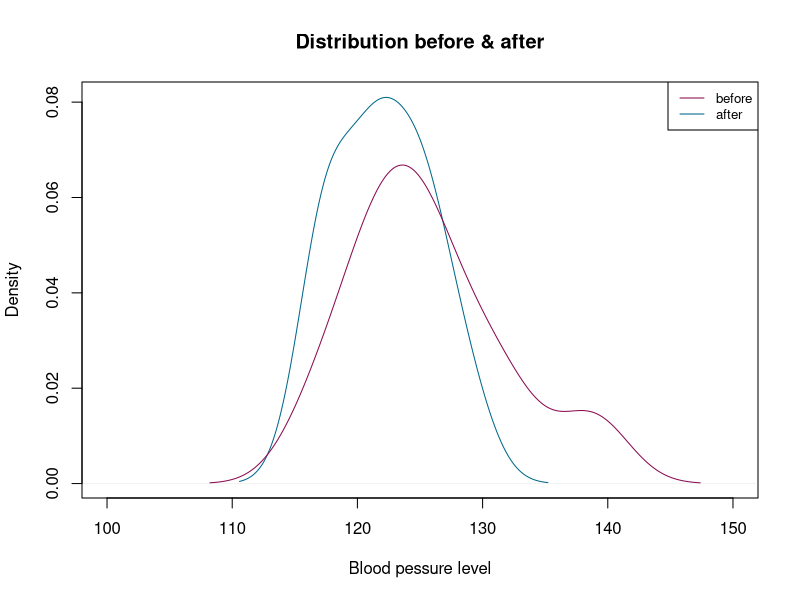
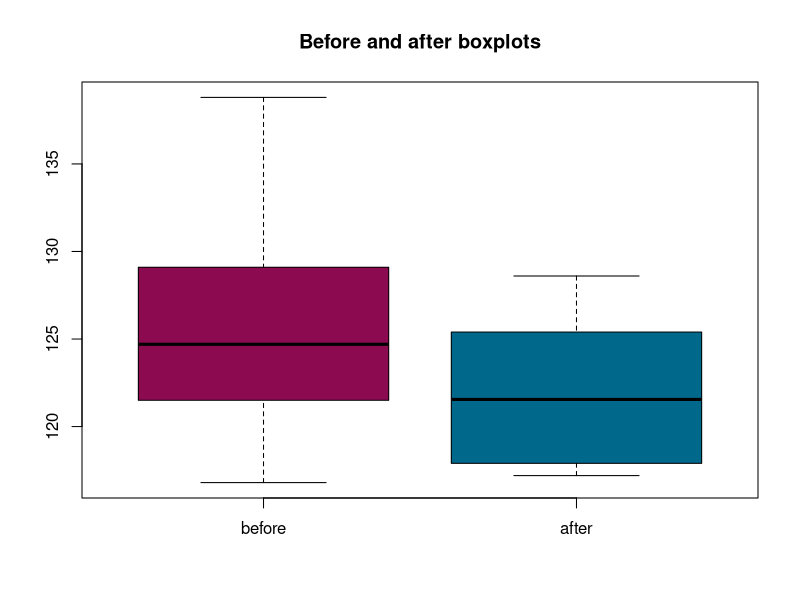
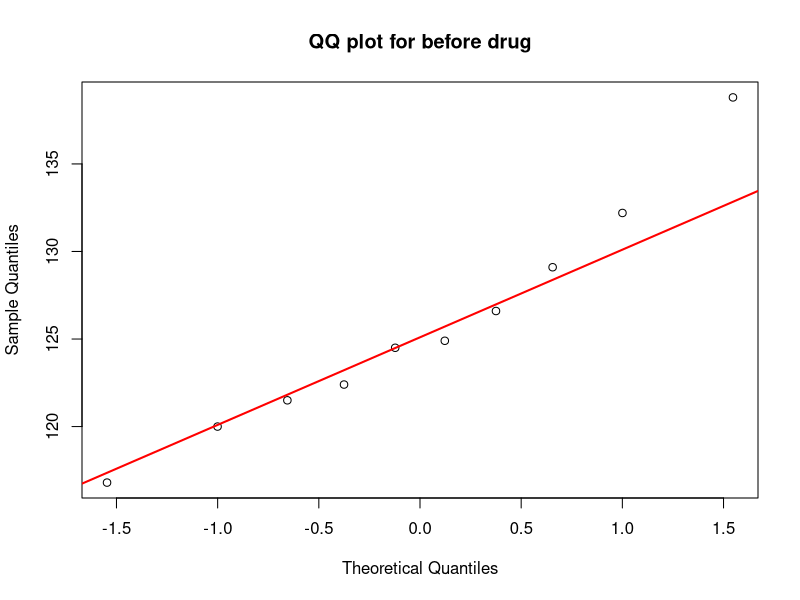
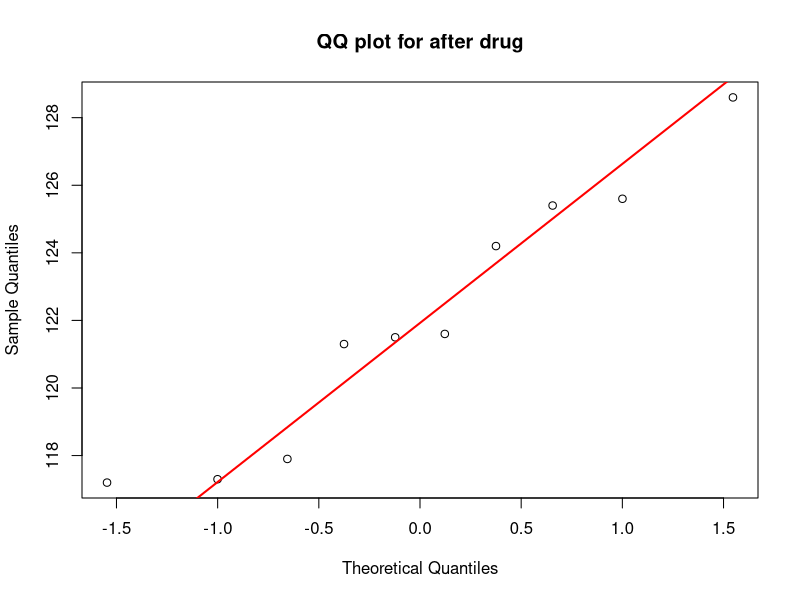

These figures' R source, in order:
#observations from before and after the treatment
before <- c(121.5, 122.4, 126.6, 120.0, 129.1, 124.9, 138.8, 124.5, 116.8, 132.2)
after <- c(117.3, 128.6, 121.3, 117.2, 125.6, 121.5, 124.2, 121.6, 117.9, 125.4)

df <- data.frame(before, after)

#plot densities to visualize difference in means
plot(density(df$after), 
     col='deepskyblue4', 
     main='Distribution before & after',
     xlim=c(100, 150),
     xlab='Blood pessure level')
lines(density(df$before), col='deeppink4')
legend(x='topright', legend=c('before', 'after'),
       col=c('deeppink4', 'deepskyblue4'), lty=1:1, cex=0.8)

#second plot to better show difference in means
boxplot(df, main='Before and after boxplots', col=c('deeppink4', 'deepskyblue4'))

#report summary statistics
summary(df)

#paired t-test to examine difference in means
#asuumptions: independent and normally distribted
library(nortest)
shapiro.test(df$before)
ad.test(df$before)
qqnorm(df$before, main="QQ plot for before drug")
qqline(df$before, col="red",lty=1,lwd=2)

shapiro.test(df$after)
ad.test(df$after)
qqnorm(df$after, main="QQ plot for after drug")
qqline(df$after, col="red",lty=1,lwd=2)

#check equality of variances on normally disributed data
var.test(df$after, df$before)
#bartlett test
bartlett.test(list(df$after, df$before))

#ttest
t.test(df$after, df$before, paired = TRUE, alternative = "greater")
